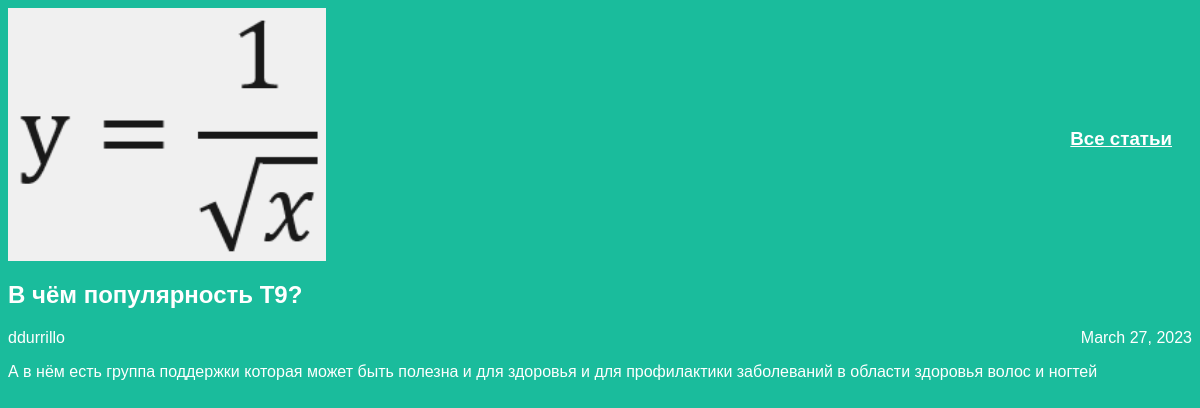
Page /article/3 on the committed database.
### articles/models.py (models this page shows, shortened)
class Article(models.Model):
	title = models.CharField(max_length=200)
	author = models.ForeignKey(User, on_delete=models.CASCADE)
	text = models.TextField()
	created_date = models.DateField(auto_now_add=True)

### articles/views.py (the view)
# urls.py: re_path(r'^article/(?P<article_id>\d+)$', views.get_article, name='get_article'),
def get_article(request, article_id):
    try:
        post = Article.objects.get(id=article_id)
        return render(request, 'article.html', {"post": post})
    except Article.DoesNotExist:
        raise Http404

### articles/templates/article.html (shortened to what this page needs)
<!DOCTYPE html>
<html lang="en">
<head>
    <link rel="stylesheet" href="{{ STATIC_URL}}/static/css/article.css">
</head>
<body class="article">
    <div class="header">
        <h3><a>Все статьи</a></h3>
        <img class="article-logo" src="{{ STATIC_URL }}/static/img/logo.png" />
    </div>
    <div class="one-post">
        <h2 class="post-title">{{post.title}}</h2>
        <div class="article-info">
            <div class="article-author">{{post.author.username}}</div>
            <div class="article-created-date">{{post.created_date}}</div>
        </div>
        <p class="article-text">{{post.text}}</p>
    </div>
</body>
</html>

### articles/static/css/article.css (style rules this page uses)
body { background: #1abc9c; font-family: Tahoma, Arial, sans-serif; color: #ffffff; }
.header { position: relative; }
.header img { display: block; width: 318px; margin-right: auto; }
.header h3 { position: absolute; right: 20px; top: 40%; text-decoration-line: underline; }
.article-author { width: 50%; float: left; }
.article-created-date { text-align: right; }

### rows in the picture
Article: title "В чём популярность Т9?", author.username "ddurrillo", created_date "March 27, 2023", text "А в нём есть группа поддержки которая может быть полезна и для здоровья и для профилактики заболеваний в области здоровья волос и ногтей"
